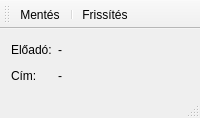
<?xml version="1.0" encoding="UTF-8"?>
<ui version="4.0">
 <class>RadioInfoForm</class>
 <widget class="QMainWindow" name="RadioInfoForm">
  <property name="geometry">
   <rect>
    <x>0</x>
    <y>0</y>
    <width>200</width>
    <height>118</height>
   </rect>
  </property>
  <property name="windowTitle">
   <string>Rádió infó</string>
  </property>
  <property name="windowIcon">
   <iconset resource="images.qrc">
    <normaloff>:/img/ClassFM-logo.png</normaloff>:/img/ClassFM-logo.png</iconset>
  </property>
  <widget class="QWidget" name="centralWidget">
   <layout class="QGridLayout" name="gridLayout">
    <item row="0" column="0">
     <widget class="QLabel" name="label">
      <property name="sizePolicy">
       <sizepolicy hsizetype="Maximum" vsizetype="Preferred">
        <horstretch>0</horstretch>
        <verstretch>0</verstretch>
       </sizepolicy>
      </property>
      <property name="text">
       <string>Előadó:</string>
      </property>
     </widget>
    </item>
    <item row="0" column="1">
     <widget class="QLabel" name="lbArtist">
      <property name="sizePolicy">
       <sizepolicy hsizetype="MinimumExpanding" vsizetype="Preferred">
        <horstretch>0</horstretch>
        <verstretch>0</verstretch>
       </sizepolicy>
      </property>
      <property name="text">
       <string>-</string>
      </property>
     </widget>
    </item>
    <item row="1" column="0">
     <widget class="QLabel" name="label2">
      <property name="sizePolicy">
       <sizepolicy hsizetype="Maximum" vsizetype="Preferred">
        <horstretch>0</horstretch>
        <verstretch>0</verstretch>
       </sizepolicy>
      </property>
      <property name="text">
       <string>Cím:</string>
      </property>
     </widget>
    </item>
    <item row="1" column="1">
     <widget class="QLabel" name="lbTitle">
      <property name="sizePolicy">
       <sizepolicy hsizetype="MinimumExpanding" vsizetype="Preferred">
        <horstretch>0</horstretch>
        <verstretch>0</verstretch>
       </sizepolicy>
      </property>
      <property name="text">
       <string>-</string>
      </property>
     </widget>
    </item>
   </layout>
  </widget>
  <widget class="QToolBar" name="mainToolBar">
   <property name="contextMenuPolicy">
    <enum>Qt::NoContextMenu</enum>
   </property>
   <property name="movable">
    <bool>true</bool>
   </property>
   <property name="allowedAreas">
    <set>Qt::AllToolBarAreas</set>
   </property>
   <property name="floatable">
    <bool>true</bool>
   </property>
   <attribute name="toolBarArea">
    <enum>TopToolBarArea</enum>
   </attribute>
   <attribute name="toolBarBreak">
    <bool>false</bool>
   </attribute>
   <addaction name="actionSave"/>
   <addaction name="separator"/>
   <addaction name="actionRefresh"/>
  </widget>
  <widget class="QStatusBar" name="statusBar"/>
  <action name="actionSave">
   <property name="checkable">
    <bool>false</bool>
   </property>
   <property name="checked">
    <bool>false</bool>
   </property>
   <property name="icon">
    <iconset resource="images.qrc">
     <normaloff>:/img/Save-icon.png</normaloff>:/img/Save-icon.png</iconset>
   </property>
   <property name="text">
    <string>Mentés</string>
   </property>
   <property name="toolTip">
    <string>Elmenti a dalt a txt állományba.</string>
   </property>
   <property name="shortcut">
    <string>Ctrl+S</string>
   </property>
  </action>
  <action name="actionRefresh">
   <property name="icon">
    <iconset resource="images.qrc">
     <normaloff>:/img/Refresh-icon.png</normaloff>:/img/Refresh-icon.png</iconset>
   </property>
   <property name="text">
    <string>Frissítés</string>
   </property>
   <property name="toolTip">
    <string>Frissíti az adatokat.</string>
   </property>
   <property name="shortcut">
    <string>F5</string>
   </property>
  </action>
 </widget>
 <layoutdefault spacing="6" margin="11"/>
 <resources>
  <include location="images.qrc"/>
 </resources>
 <connections/>
</ui>
